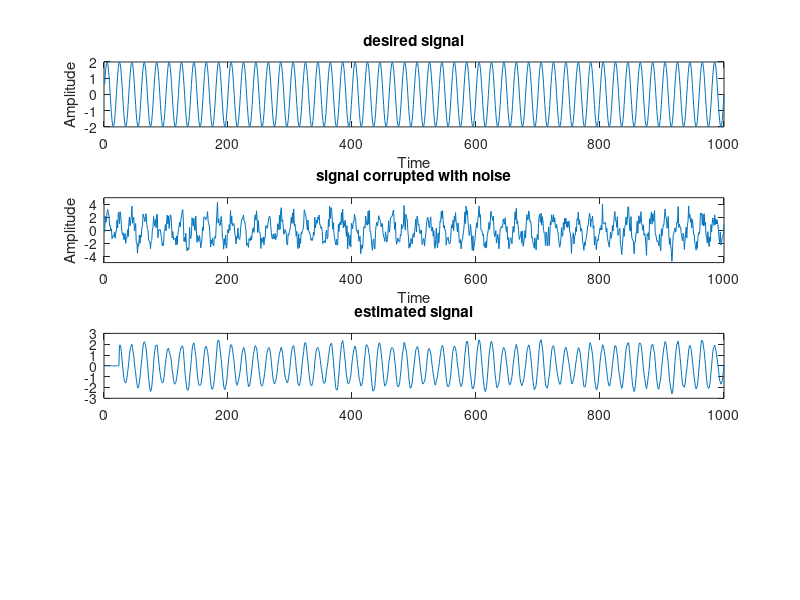

Reproduce this figure in MATLAB. (Note: this script raises an error after producing the figure.)
%Example of SDM filter
clc;
close all;
clear all;
%Generate a signal
n=0.001:0.001:1
d=2*sin(2*pi*50*n);
figure;
plot(d);N=numel(d);
%Noisy version of the signal
x=d(1:N)+0.9*randn(1,N);
R=[];k=1;
%SDM initialization parameters
r=xcorr(x);M=25;wi=zeros(M,1);wn=zeros(M,1);rr=[];
for i=1:1:M
 rr(i)=r(N-i+1);
end
R=toeplitz(rr);ei=max(eig(R));u=1/ei;
p=xcorr(d,x);
for i=1:1:M
 P(i)=p(N-i+1);
end
% Iterative while loop
k=2
while 1
 wn=wi+u*(P'-R*wi)
 % Stopping criterion
 if norm(P'-R*wi) < 1e-5
 % Number of iterations performed by algorithm
 wopt=wn
 fprintf('Number of iterations: %d\n',k-1);
 break
 else
 k=k+1
 wi=wn
 end
end
y=zeros(N,1);
for i=M:N
 j=x(i:-1:i-M+1);
 y(i)=(wn)'*(j)';
end
e=y'-d;
subplot(4,1,1),plot(d);title('desired signal');
xlabel('Time');
ylabel('Amplitude');
subplot(4,1,2),plot(x);ylim([-5 5]);title('signal corrupted with noise');
xlabel('Time');
ylabel('Amplitude');
subplot(4,1,3),plot(y);title('estimated signal');
Page 10 of 11
xlabel('Time');
ylabel('Amplitude');
subplot(4,1,4),plot(e);ylim([-5 5]);title('error signal');
xlabel('Time');
ylabel('Amplitude');
